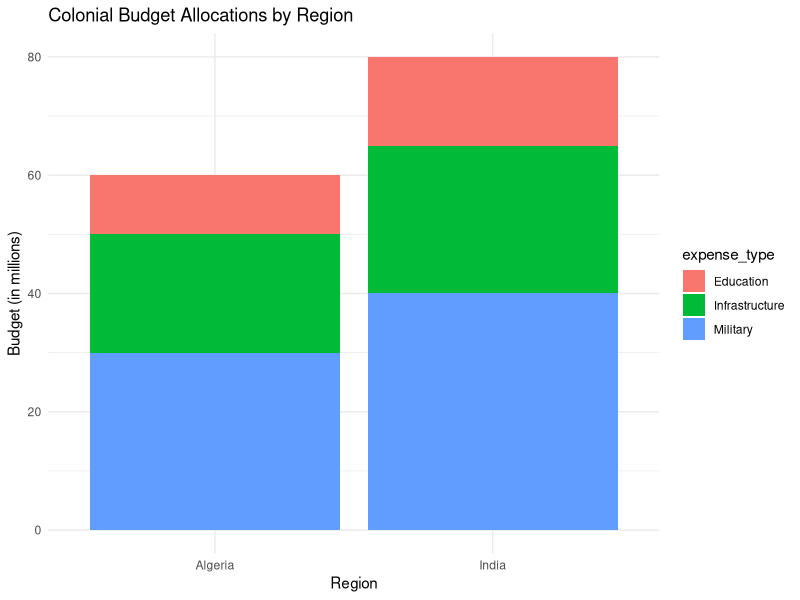

Reproduce this figure in R.
## ---- chunk 1
library(tidyverse)
library(here)
admin <- read_csv(here::here("assets/datasets/colonial_budgets.csv"))

admin %>%
  ggplot(aes(x = region, y = budget, fill = expense_type)) +
  geom_bar(stat = "identity", position = "stack") +
  labs(title = "Colonial Budget Allocations by Region",
       y = "Budget (in millions)", x = "Region") +
  theme_minimal()
